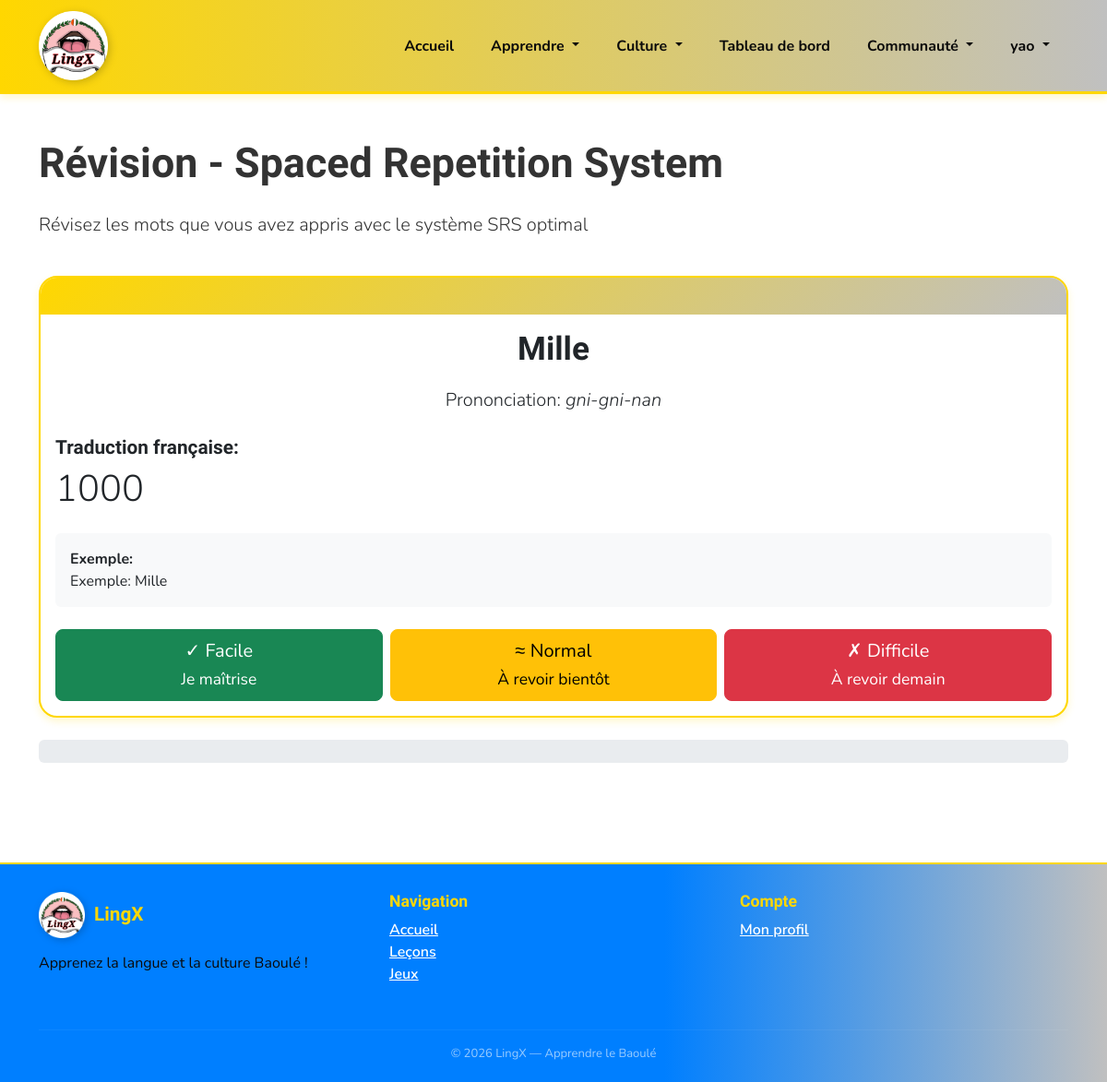
The app's page /review/ (signed in) with its own data.
### lingx/models.py (models this page shows, shortened)
class Vocabulary(models.Model):
    lesson = models.ForeignKey(Lesson, on_delete=models.CASCADE, related_name='vocabularies')
    word_baule = models.CharField(max_length=100)
    word_french = models.CharField(max_length=100)
    pronunciation = models.CharField(max_length=150, blank=True)
    audio_file = models.FileField(upload_to='audio/vocabulary/', blank=True, null=True)
    example_sentence = models.TextField(blank=True)
    image = models.ImageField(upload_to='images/vocabulary/', blank=True, null=True)
    created_at = models.DateTimeField(auto_now_add=True)
    class Meta:
        verbose_name_plural = "Vocabularies"

### lingx/views.py (the view, shortened to what this page needs)
# urls.py: path('review/', views.review_vocabulary, name='review_vocabulary'),
@login_required
def review_vocabulary(request):
    user = request.user
    today = timezone.now().date()
    vocabularies_to_review = Vocabulary.objects.filter(
        lesson__in=LessonProgress.objects.filter(
            user=user, is_completed=True
        ).values_list('lesson', flat=True)
    ).order_by('?')[:10]
    context = {
        'vocabularies': vocabularies_to_review,
    }
    return render(request, 'review_vocabulary.html', context)

### lingx/context_processors.py (called while the page is built, shortened)
def sous_groupes_images(request):
    repo_static = Path(__file__).resolve().parents[2] / 'static'
    images_dir = repo_static / 'images' / 'SOUS GROUPES'
    if not images_dir.exists() or not images_dir.is_dir():
        return {'sous_groupes_images': []}

### templates/review_vocabulary.html (shortened to what this page needs)
{% extends 'base.html' %} {% load static %}  {% block content %}
<div class="container py-5">
  <div class="row mb-4">
    <div class="col-md-12">
      <h1> Révision - Spaced Repetition System</h1>
      <p class="lead">
        Révisez les mots que vous avez appris avec le système SRS optimal
      </p>
    </div>
  </div>
  {% if vocabularies %}
  <div class="row">
    <div class="col-md-12">
      <div id="review-container">
        {% for vocabulary in vocabularies %}
        <div
          class="card mb-4 review-card"
          data-vocab-id="{{ vocabulary.id }}"
          style="{% if forloop.counter != 1 %}display: none;{% endif %}"
        >
          <div class="card-header bg-primary text-white">
          </div>
          <div class="card-body">
            <div class="text-center mb-4">
              <h2>{{ vocabulary.word_baule }}</h2>
              <p class="lead">
                Prononciation: <em>{{ vocabulary.pronunciation }}</em>
              </p>
            </div>
            <div class="mb-4">
              <h5>Traduction française:</h5>
              <p class="display-6">{{ vocabulary.word_french }}</p>
            </div>
            {% if vocabulary.example_sentence %}
            <div class="bg-light p-3 rounded mb-4">
              <strong> Exemple:</strong><br />
              {{ vocabulary.example_sentence }}
            </div>
            {% endif %}
            <form method="post" class="row g-2">
              <div class="col-md-4">
                <button
                  type="submit"
                  name="difficulty"
                  value="easy"
                  class="btn btn-success btn-lg w-100"
                >
                  ✓ Facile<br /><small>Je maîtrise</small>
                </button>
              </div>
              <div class="col-md-4">
                <button
                  type="submit"
                  name="difficulty"
                  value="medium"
                  class="btn btn-warning btn-lg w-100"
                >
                  ≈ Normal<br /><small>À revoir bientôt</small>
                </button>
              </div>
              <div class="col-md-4">
                <button
                  type="submit"
                  name="difficulty"
                  value="hard"
                  class="btn btn-danger btn-lg w-100"
                >
                  ✗ Difficile<br /><small>À revoir demain</small>
                </button>
              </div>
            </form>
          </div>
        </div>
        {% endfor %}
      </div>
      <div class="mt-4">
        <div class="progress" style="height: 25px">
        </div>
      </div>
    </div>
  </div>
  {% endif %}
</div>
{% endblock %}

### templates/base.html (shortened to what this page needs)
{% load static %}
<!doctype html>
<html lang="fr">
  <head>
    <link
      href="https://cdn.jsdelivr.net/npm/bootstrap@5.3.0/dist/css/bootstrap.min.css"
      rel="stylesheet"
    />
    <link rel="stylesheet" href="{% static 'css/esatic-theme.css' %}" />
    <link rel="stylesheet" href="{% static 'css/duolingo-baoule.css' %}" />
  </head>
  <body>
    <nav class="navbar navbar-expand-lg sticky-top">
      <div class="container">
        <a
          class="navbar-brand"
          href="{% url 'home' %}"
          style="display: flex; align-items: center; padding: 0"
        >
          <img
            src="{% static 'images/lingx_circular.png' %}"
            alt="LingX Logo"
            style="
              width: 75px;
              height: 75px;
              object-fit: contain;
              filter: drop-shadow(2px 2px 4px rgba(0, 0, 0, 0.2));
            "
          />
        </a>
        <div class="collapse navbar-collapse" id="navbarNav">
          <ul class="navbar-nav ms-auto">
            {% if user.is_authenticated %}
            <li class="nav-item">
              <a class="nav-link" href="{% url 'home' %}"> Accueil</a>
            </li>
            {% endif %}
            <li class="nav-item dropdown">
              <a
                class="nav-link dropdown-toggle"
                href="#"
                role="button"
                data-bs-toggle="dropdown"
              >
                Apprendre
              </a>
            </li>
            <li class="nav-item dropdown">
              <a
                class="nav-link dropdown-toggle"
                href="#"
                role="button"
                data-bs-toggle="dropdown"
              >
                Culture
              </a>
            </li>
            {% if user.is_authenticated %}
            <li class="nav-item">
              <a class="nav-link" href="{% url 'dashboard' %}">
                Tableau de bord</a
              >
            </li>
            <li class="nav-item dropdown">
              <a
                class="nav-link dropdown-toggle"
                href="#"
                role="button"
                data-bs-toggle="dropdown"
              >
                Communauté
              </a>
            </li>
            <li class="nav-item dropdown">
              <a
                class="nav-link dropdown-toggle"
                href="#"
                role="button"
                data-bs-toggle="dropdown"
              >
                {{ user.username }}
              </a>
            </li>
            {% endif %}
          </ul>
        </div>
      </div>
    </nav>
    <main>{% block content %}{% endblock %}</main>
    <footer style="margin-top: 60px; padding: 30px 0 20px">
      <div class="container">
        <div class="row">
          <div class="col-md-4 mb-3">
            <div style="display: flex; align-items: center; gap: 10px; margin-bottom: 15px;">
              <img
                src="{% static 'images/lingx_circular.png' %}"
                alt="LingX Logo"
                style="
                  width: 50px;
                  height: 50px;
                  object-fit: contain;
                  filter: drop-shadow(2px 2px 4px rgba(0, 0, 0, 0.2));
                "
              />
              <h5
                style="
                  color: var(--or);
                  font-family: &quot;Baloo 2&quot;, cursive;
                  font-weight: 800;
                  margin: 0;
                "
              >
                LingX
              </h5>
            </div>
            <p>Apprenez la langue et la culture Baoulé !</p>
          </div>
          <div class="col-md-4 mb-3">
            <h6 style="color: var(--or)">Navigation</h6>
            <ul class="list-unstyled">
              <li>
                <a href="{% url 'home' %}" style="color: #fff"> Accueil</a>
              </li>
              {% if user.is_authenticated %}
              <li>
                <a href="{% url 'categories' %}" style="color: #fff"> Leçons</a>
              </li>
              <li>
                <a href="{% url 'games' %}" style="color: #fff"> Jeux</a>
              </li>
              {% endif %}
            </ul>
          </div>
          <div class="col-md-4 mb-3">
            <h6 style="color: var(--or)">Compte</h6>
            <ul class="list-unstyled">
              {% if user.is_authenticated %}
              <li>
                <a href="{% url 'profile' %}" style="color: #fff">Mon profil</a>
              </li>
              {% else %}
              <li>
                <a href="{% url 'login' %}" style="color: #fff"> Connexion</a>
              </li>
              {% endif %}
            </ul>
          </div>
        </div>
        <hr style="border-color: rgba(255, 255, 255, 0.2)" />
        <p
          class="text-center mb-0"
          style="color: rgba(255, 255, 255, 0.6); font-size: 13px"
        >
          © 2026 LingX — Apprendre le Baoulé
        </p>
      </div>
    </footer>
  </body>
</html>

### static/css/esatic-theme.css (style rules this page uses)
:root { --primary-color: #ffd700; --secondary-color: #c0c0c0; --success-color: #66BB6A; --warning-color: #ffd700; --danger-color: #EF5350; --dark-color: #000000; --light-color: #ffffff; --gradient: linear-gradient(135deg, #ffd700 0%, #c0c0c0 100%); }
body { font-family: 'Inter', -apple-system, BlinkMacSystemFont, 'Segoe UI', sans-serif; background: #ffffff; min-height: 100vh; color: #000000; }
.navbar { background: var(--gradient) !important; backdrop-filter: blur(10px); box-shadow: 0 4px 8px rgba(255, 215, 0, 0.2); }
.navbar-brand { font-weight: 700; font-size: 1.5rem; font-family: 'Playfair Display', serif; color: #000000 !important; }
.nav-link { color: #000000 !important; font-weight: 600; }
.card { border: 2px solid #ffd700; border-radius: 20px; box-shadow: 0 4px 8px rgba(255, 215, 0, 0.2); transition: all 0.3s ease; overflow: hidden; background: white; }
.card-header { background: var(--gradient); color: #000000; border: none; padding: 20px; font-weight: 700; }

### static/css/duolingo-baoule.css (style rules this page uses)
:root { --or: #FFD700; --or-clair: #FFED4E; --or-sombre: #CCB000; --argent: #C0C0C0; --argent-clair: #E8E8E8; --argent-sombre: #A9A9A9; --bleu: #007FFF; --bleu-nuit: #003F7F; --bleu-clair: #4DA6FF; --orange-red: #FF4500; --blanc: #FFFFFF; --noir-doux: #0A0A0A; --gris-fond: #F4F6F8; --texte: #333333; --gradient-navbar: linear-gradient(90deg, #FFD700 0%, #C0C0C0 100%); --gold: #FFD700; --gold-dark: #CCB000; --brun: #003F7F; --vert: #4CAF50; --noir: #007FFF; --creme: #FFF8E7; --rouge: #FF4500; --bleu-old: #007FFF; --orange: #FF4500; --vert-clair: #E8F5E9; --rouge-clair: #FFEBEE; --bleu-clair-old: #E3F2FD; --gris: #F4F6F8; }
body { font-family: 'Nunito', sans-serif; color: var(--texte); }
h1, h2, h3, h4, h5, h6, .section-title { font-family: 'Baloo 2', cursive; font-weight: 700; }

### templates/base.html (style rules this page uses)
:root { --or: #ffd700; --or-clair: #ffed4e; --or-sombre: #ccb000; --argent: #c0c0c0; --argent-clair: #e8e8e8; --bleu: #007fff; --bleu-nuit: #003f7f; --bleu-clair: #4da6ff; --orange-red: #ff4500; }
.navbar { background: linear-gradient(90deg, #ffd700 0%, #c0c0c0 100%) !important; border-bottom: 3px solid #ffd700; padding: 12px 0 !important; min-height: auto; }
.navbar .nav-link { color: #0a0a0a !important; font-weight: 700 !important; font-size: 16px !important; padding: 12px 20px !important; transition: all 0.2s; }
footer { background: linear-gradient( 90deg, #007fff 0%, #007fff 60%, #c0c0c0 100% ); color: #0a0a0a; border-top: 2px solid #ffd700; }
footer a { color: #0a0a0a; font-weight: 600; transition: all 0.2s; }
footer h5, footer h6 { color: #0a0a0a; font-weight: 800; }
h1 { font-size: 2.8rem !important; font-weight: 900 !important; margin-bottom: 25px !important; }
h2 { font-size: 2.2rem !important; font-weight: 800 !important; margin-bottom: 20px !important; }
h5 { font-size: 1.3rem !important; font-weight: 600 !important; }
h6 { font-size: 1.1rem !important; font-weight: 600 !important; }

### records on screen
Vocabulary: word_baule "Mille", pronunciation "gni-gni-nan", word_french "1000", example_sentence "Exemple: Mille"

### other values on screen
{{ user.username }} "yao"
